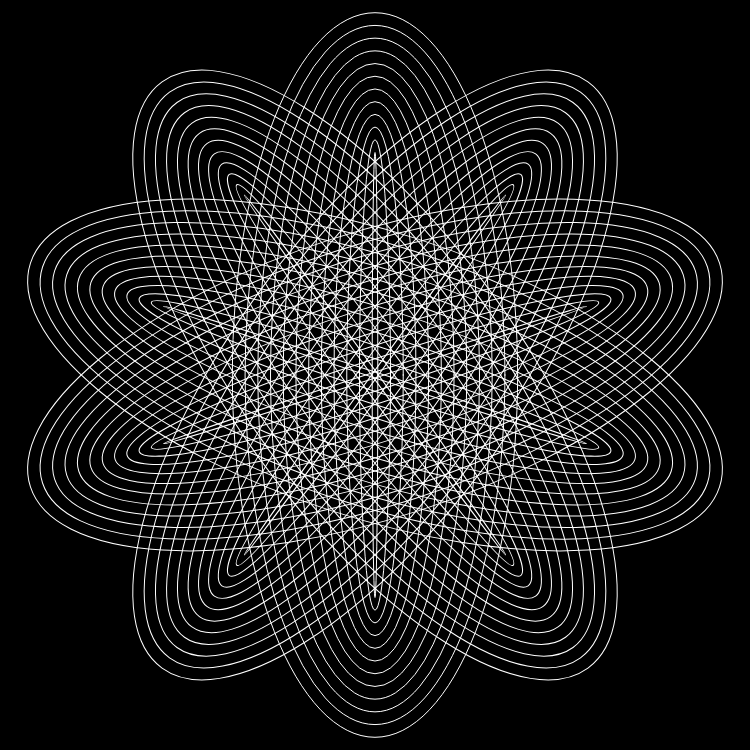
Frame 1 (no input)
Frame 60 (no input): identical to frame 1, image omitted
Frame 120 (the mouse pressed at the canvas centre since frame 60): identical to frame 1, image omitted

The p5.js sketch that drew this single still picture (run headless with seeded random() and noise() and a simulated clock; from frame 60 on, the mouse is pressed at the canvas centre):

// p5.js sketch
// ── sketch.js

//if (nexample == 1) { nrepeat = 7; elpx = 150; elpy = 275; nellps = 8; xinc = -20; yinc = 10; }

var nrepeat = 5;
var elpx = 2.2;         /// ripple factor in this case
var elpy = 175;

var nellps = 12;
var xinc = 10;
var yinc = 10;
  
var melpy;
var mscale;

function setup() {
  smooth();
  createCanvas(750,750);
  background(0);
}

function draw() {
  noStroke();  
  fill(0); 
  rect(0,0,width,height);
    
  angrot = 0.0;
  angrotinc = 180.0/nrepeat;

  if (yinc > 0) { melpy = elpy + (nellps * yinc); }
  mscale = height / melpy;
  
  // ellipse
  noFill();
  strokeWeight(1);
  stroke(255);
  for (let j = 0; j < nrepeat; j++) {
    ellps((elpx*mscale),(elpy*mscale),nellps,(xinc*mscale),(yinc*mscale),angrot)
    angrot = angrot + angrotinc;
    }
}

function ellps (radx,rady,num,radxinc,radyinc,ellprot ) {
  angleMode(DEGREES); 
  let lxcor;
  let lycor;
  nradx = radx;
  nrady = rady;
  for (let i = 0; i < num; i++) {
    push();
    translate(width/2,height/2);
    rotate(ellprot);
    ellipse(0,0,nradx,nrady);
    // for (let ang = 0; ang <= 360; ang+=(360/10)) {
    //   let xcor = sin(ang) * nradx; 
    //   let ycor = cos(ang) * nrady; 
    //   if (ang > 0) { line(lxcor,lycor,xcor,ycor); }  
    //   lxcor = xcor;
    //   lycor = ycor; 
    // } 
    pop();
    nradx = nradx + radxinc;
    nrady = nrady + radyinc;
  }
}  


// if (nexample == 1) { nrepeat = 7; elpx = 150; elpy = 275; nellps = 8; xinc = -20; yinc = 10; }
//     if (nexample == 2) { nrepeat = 7; elpx = 95; elpy = 120; nellps = 10; xinc = -10; yinc = 5; }
//     if (nexample == 3) { nrepeat = 9; elpx = 100; elpy = 200; nellps = 10; xinc = -10; yinc = 5; }
//     if (nexample == 4) { nrepeat = 9; elpx = 100; elpy = 200; nellps = 10; xinc = -10; yinc = -5; }
//     if (nexample == 5) { nrepeat = 9; elpx = 150; elpy = 200; nellps = 10; xinc = -12.5; yinc = 7.5; }
//     if (nexample == 6) { nrepeat = 5; elpx = 250; elpy = 300; nellps = 12; xinc = -12.5; yinc = 7.5; }  
//     if (nexample == 7) { nrepeat = 7; elpx = 100; elpy = 200; nellps = 10; xinc = -10; yinc = -5; }    
//     if (nexample == 8) { nrepeat = 11; elpx = 98; elpy = 220; nellps = 10; xinc = -10; yinc = 10; } 
//     if (nexample == 9) { nrepeat = 9; elpx = 98; elpy = 220; nellps = 10; xinc = -10; yinc = 10; }          
//     if (nexample == 10) { nrepeat = 9; elpx = 98; elpy = 220; nellps = 10; xinc = -10; yinc = -10; }   
//     if (nexample == 11) { nrepeat = 9; elpx = 120; elpy = 240; nellps = 10; xinc = -10; yinc = 5; }   
//     if (nexample == 12) { nrepeat = 8; elpx = 100; elpy = 200; nellps = 10; xinc = -10; yinc = 5; }  
//     if (nexample == 13) { nrepeat = 7; elpx = 120; elpy = 240; nellps = 10; xinc = -10; yinc = 5; }        
//     if (nexample == 14) { nrepeat = 6; elpx = 200; elpy = 265; nellps = 21; xinc = -16; yinc = 0; } 
